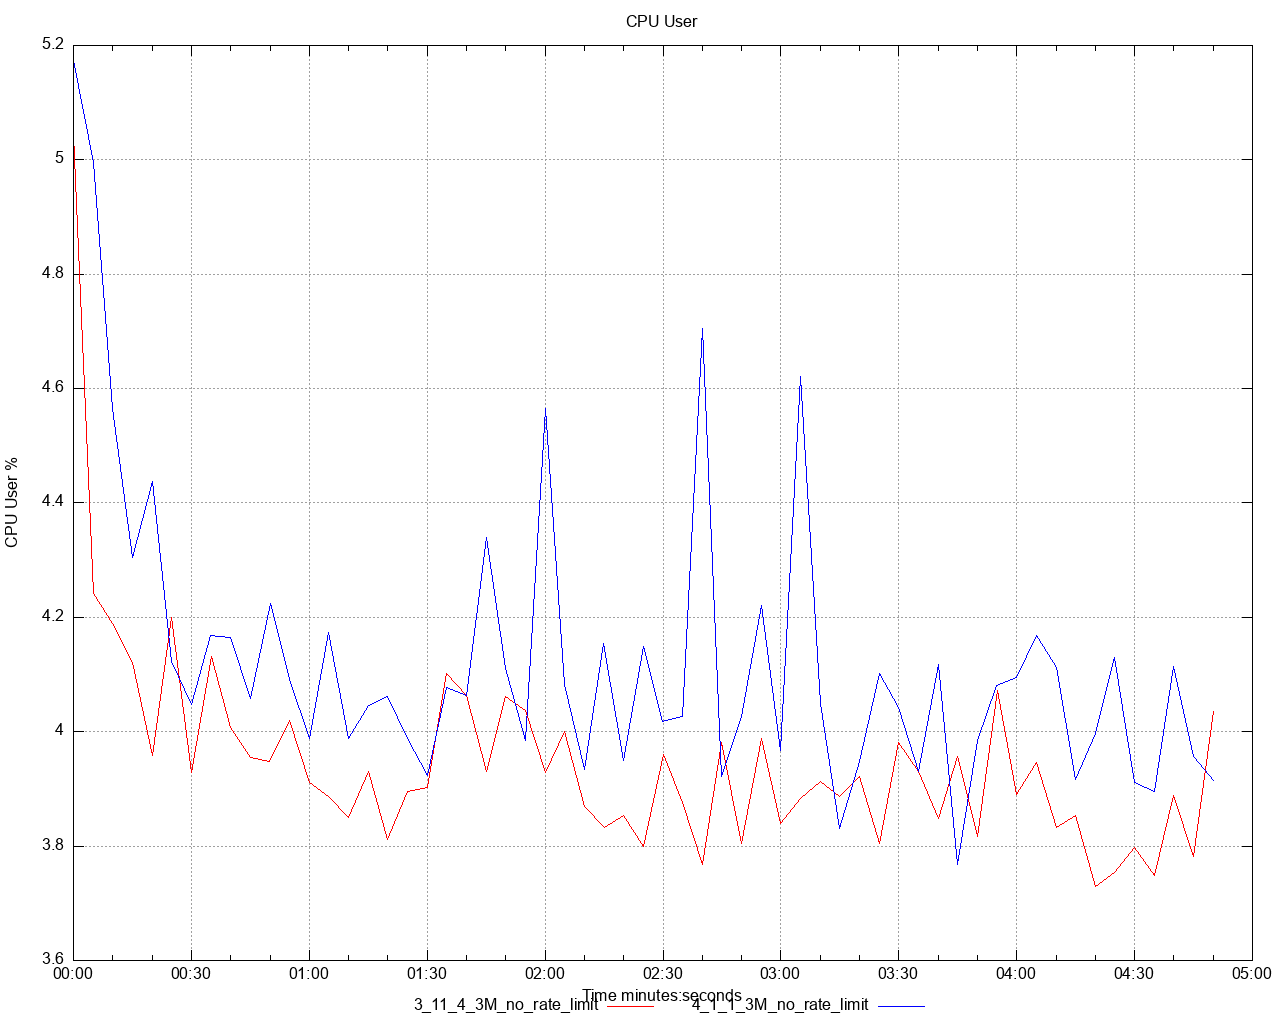

Recreate this plot in gnuplot.
set title 'CPU User' noenhanced
set style data lines
set datafile separator ","
set terminal png size 1280,1024
set grid
set key below
set xdata time
set timefmt "%s"
offset = 0
t0(x)=(offset=($0==0) ? x : offset, x - offset)
set xlabel 'Time minutes:seconds'
set ylabel 'CPU User %'
set output '/Users/ahmet.mircik/simulator/tests/report_3M_no_rate_limit/dstat/cpu_user_A1.png'
plot \
   '/Users/ahmet.mircik/simulator/tests/report_3M_no_rate_limit/data/cpu_user_A1_1.data' using (t0(timecolumn(1))):2 title "3_11_4_3M_no_rate_limit" noenhanced lt rgb "red", \
   '/Users/ahmet.mircik/simulator/tests/report_3M_no_rate_limit/data/cpu_user_A1_2.data' using (t0(timecolumn(1))):2 title "4_1_1_3M_no_rate_limit" noenhanced lt rgb "blue", \
